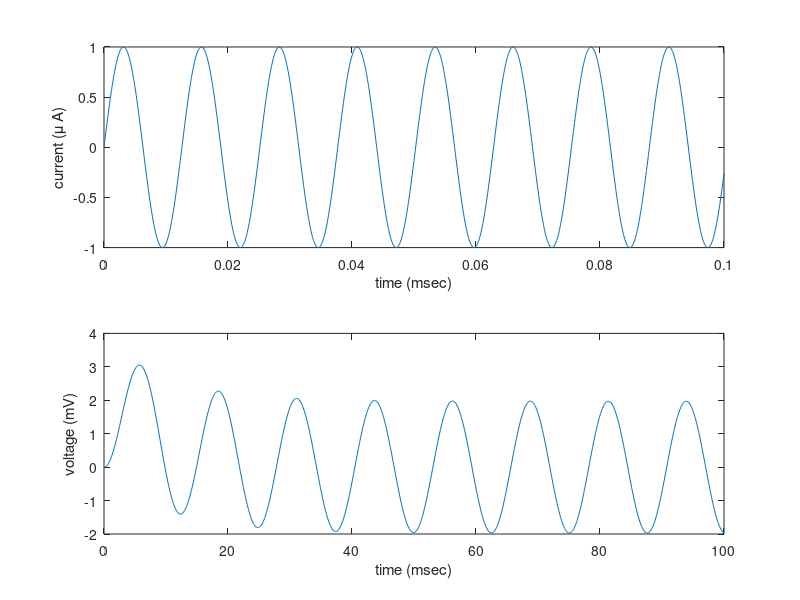

Here is the MATLAB script that generated this plot: (Note: this script raises an error after producing the figure.)
% 532 Discussion course: Hodgkin and Huxley, Feb 12 2007

% Here we will modify last time's code to integrate the equations for the
% m, n and h variables.
%
% For later use, we'll retain the equation describing a passive membrane
% driven by a current source.
%
% parallel RC circuit
%
% I_R = V / R
% I_C = C dV/dt
% --> C dV/dt = I - V/R
%
%  Choose some reasonable constants
%
C = 1e-6; % 1 uF (per cm^2)
R = 1e4; % 10 kOhms (per cm^2)
%
%  Establish the time base (in sec)
dt = 0.0001;
tFinal = 0.1;
t = 0:dt:tFinal;        % this creates a list of times, from 0 to tFinal in steps of dt.
%
% Invent a current input and solve for the voltage output
%
%I = (t>0.01 & t<0.02) * 1e-6;           % this is a current in nanoamps
I = sin(t/0.002)*1e-6;
V = zeros(size(I));
tau = R*C % 10 msec = 0.01 sec
%
% Integrate equations using Euler method
%
% In the Euler method, we write:
%
%   dV/dt = [V(t+dt) - V(t)]/dt = -V(t)/RC  + I(t)/C
%
% So 
%
%   dV = V(t+dt) - V(t) =  dt* [-V(t)/RC + I(t)/C]
% 
% and then
%
%   V(t+dt) = V(t) + dV = V(t) + dt*[-V(t)/R + I(t)]/C.
%
% So the integration simply steps through time to whatever point you want
% to reach.

V(1) = 0;   % Initialize voltage to zero.
%
for i=1:(length(t)-1)
    dV = dt * (I(i) - V(i)/R) / C;
    V(i+1) = V(i) + (dV/dt) * dt;
end
% 
% Plot results
%
subplot(2,1,1);
plot(t, 1e6 * I);
%ylim([-0.05 1.05]);
xlabel('time (msec)')
ylabel('current (\mu A)')
subplot(2,1,2);
plot(10^3*t, 1e3 * V);
xlabel('time (msec)')
ylabel('voltage (mV)')
% 
%
% Voltage clamp experiments on m, n and h.
%
% Now we are solving a similar first order equation, but where the time
% constant depends on V. 
%
% Note that since we are starting with the case that we are doing a voltage
% clamp experiment,  V is not one of the dynamical variables and has no
% corresponding equation; we just input it, as we did the current in the 
% example above.
%
% Let's write out the equation for m:
%
% We can rearrange the HH form 
%
%   dm/dt = alpha_m (1 - m) - beta_m m
% 
% to give
%  
%   dm/dt = -m *(alpha_m + beta_m) + alpha_m
%
% Now the Euler method gives us (making explicit the V dependence of alpha and beta):
% 
% dm = m(d+dt) - m(t) = dt*[-m(t)*(alpha(V(t)) + beta(V(t))) + alpha(V(t))]
%
%
% Note that the rate constants are all in units of milliseconds!
% so let's establish a time base in msec
% 
% 
%%%%%%%%%%%%%%%%%%%%%%%%%%%%%%%%%%%%%%%%%%%%%%%%%%%%%%%%%%%%%%%%%%%%%%%%%%%%%%%%%%%%%%%%%%%%%
%
% Starting here with a series of voltage clamp experiments..
%
dt = 0.01;
tFinal = 100;
t = 0:dt:tFinal;
% 
clear V;
Vin = -20;                      
Vclamp = zeros(size(t));        % Here I'm constructing the voltage clamp input as a vector in time
Vclamp(500:end) = Vin;          % I initialized it to zero, and now I'm making it Vin from t = 500 dt onward.
%
% Integrate equations using Euler method
%
%
m = zeros(size(t));   % Initialize everything to zero.
n = zeros(size(t));
h = zeros(size(t));
V = zeros(size(t));
%
% Now integrate to obtain the inactivation variables...
%
%
gkmax = 36;
gnamax = 120;
gl = 0.3;
Vk = 12;
Vl = -10.613;
Vna = -115;
%
% Define the voltage steps for our conductance experiments
%
Vexp = [-50,-40,-20,-10,0,10,20,30,40]+1;
nexps = length(Vexp);
m = zeros(size(t));   % Initialize everything to zero.
n = zeros(size(t));
h = zeros(size(t));
V = zeros(size(t));

for j = 1:nexps;
    Vin = Vexp(j);
    Vclamp = zeros(size(t));        % Here I'm constructing the voltage clamp input as a vector in time
    Vclamp(500:end) = Vin;          % I initialized it to zero, and now I'm making it Vin from t = 500 dt onward.

    for i=1:(length(t)-1)
        V(i) = Vclamp(i);
        alpham = 0.1*(V(i)+25)/(exp((V(i)+25)/10)-1);
        betam = 4*exp(V(i)/18);
        alphan = 0.01*(V(i)+10)/(exp((V(i)+10)/10)-1);
        betan = 0.125*exp(V(i)/80);
        alphah = 0.07*exp(V(i)/20);
        betah = 1./(exp((V(i)+30)/10)+1);
        dm = dt * (-m(j,i)*(alpham + betam) + alpham);
        m(j,i+1) = m(j,i) + dm;
        dn = dt * (-n(j,i)*(alphan + betan) + alphan);
        n(j,i+1) = n(j,i) + dn;
        dh = dt * (-h(j,i)*(alphah + betah) + alphah);
        h(j,i+1) = h(j,i) + dh;
    end

% here's what to do if we want to look at the conductances themselves:

    gk = gkmax*(n.^4);
    gna = gnamax*(m.^3.*h);
end;

% 
% Plot results
%
figure;             % this starts a fresh figure so we don't overwrite something
subplot(4,1,1);
plot(t, V);
xlabel('time (msec)')
ylabel('voltage (mV)')
subplot(4,1,2);
plot(t, m');
xlabel('time (msec)')
ylabel('m')
subplot(4,1,3);
plot(t, n');
xlabel('time (msec)')
ylabel('n')
subplot(4,1,4);
plot(t, h');
xlabel('time (msec)')
ylabel('h')
% 
%%%%%%%%%%%%%%%%%%%%%%%%%%%%%%%%%%%%%%%%%%%%%%%%%%%%%%%%%%%%%%%%%%%%%%%%%%%%%%%%%%%%%%%%%%%%%
%
% Now, let's proceed to put in the V dynamics.
%
%
dt = 0.05;
tFinal = 100;
t = 0:dt:tFinal;
% 
clear V;
%
% Integrate equations using Euler method
%
%
m = zeros(size(t));   % Initialize everything to zero.
n = zeros(size(t));
h = zeros(size(t));
V = zeros(size(t));
n(1) = 0.6;
h(1) = 0.3;
%
% Define constants
%
gkmax = 36; %*0.01 * 1000 ; % cm--> 10^7 g --> 10^-2 dt --> 10^3
gnamax = 120;
gl = 0.3;
%Vk = -77;
%Vl = -54.387;
%Vna = 50;
Vk = 12;
Vna = -115;
Vl = -10.613;
C = 1.0;
%
% Set up your experiment with your desired current input:
%
Iext = zeros(size(t));
Iext(500:end) = -7;   % don't forget to make the current negative...
%
% Now integrate to obtain the inactivation variables...
%
for i=1:(length(t)-1)
    alpham = 0.1*(V(i)+25)/(exp((V(i)+25)/10)-1);
    betam = 4*exp(V(i)/18);
    alphan = 0.01*(V(i)+10)/(exp((V(i)+10)/10)-1);
    betan = 0.125*exp(V(i)/80);
    alphah = 0.07*exp(V(i)/20);
    betah = 1./(exp((V(i)+30)/10)+1);
    dm = dt * (-m(i)*(alpham + betam) + alpham);
    m(i+1) = m(i) + dm;
    dn = dt * (-n(i)*(alphan + betan) + alphan);
    n(i+1) = n(i) + dn;
    dh = dt * (-h(i)*(alphah + betah) + alphah);
    h(i+1) = h(i) + dh;
    Ik = gkmax*n(i)^4*(V(i) - Vk);
    Ina = gnamax*m(i)^3*h(i)*(V(i)-Vna);
    Il = gl*(V(i) - Vl);
    V(i+1) = V(i) + dt*(Iext(i) - Ik - Ina - Il)/C;
end

figure;
subplot(2,1,1);
plot(t,Iext)
xlabel('time (msec)')
ylabel('input current (nA)')
subplot(2,1,2);
plot(t,-V)
xlabel('time (msec)')
ylabel('voltage (mV)')
